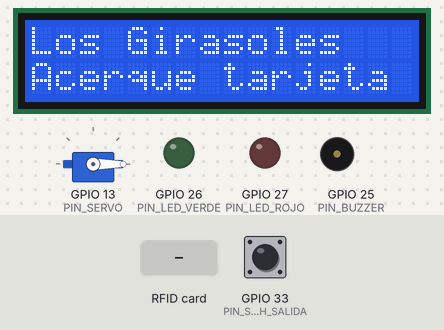
The program below on a simulated ESP32. Shown: 16×2 character LCD, servo, output pins drawn as LEDs (lit = HIGH), buzzer (waves = sounding, pin HIGH). Inputs (shaded band) come from the test bench; at power-on: GPIO 33 (PIN_SWITCH_SALIDA) HIGH. WiFi joins after 1.5 s; servers stay silent unless stated; uploads are accepted with an empty reply; not simulated (calls return 0 or success): secretos.h; what the program prints to the serial monitor is not drawn.

Above: at 3.1 s.
3.2 s: RFID card 5E 7A 19 C4 held to the reader
At 3.35 s:
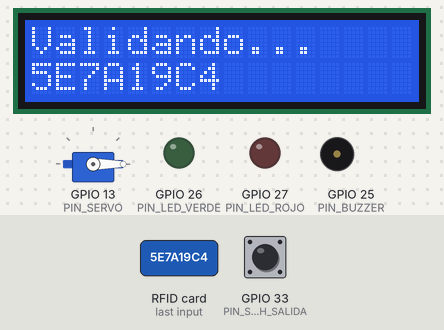
At 4.2 s:
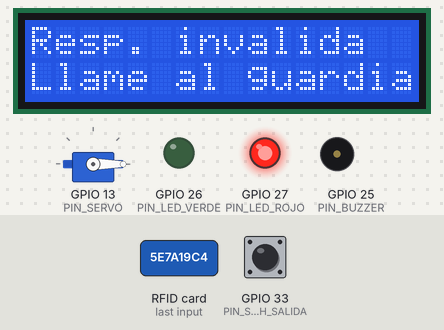
6.2 s: GPIO 33 (PIN_SWITCH_SALIDA) pulled LOW for 0.15 s
At 6.31 s:
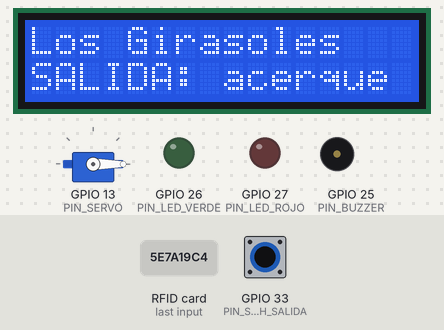
9.3 s: GPIO 33 (PIN_SWITCH_SALIDA) pulled LOW for 3.2 s
Timing chart, 0 to 12.3 s (numbered marks = the images above; inputs shaded):
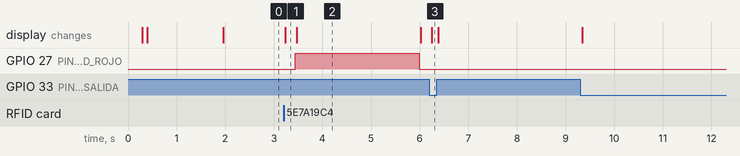

The program:

main.cpp
```cpp
/**
 * Garita de control de acceso - Club Residencial Los Girasoles de Huampaní
 * ESP32 + lector RFID RC522 + LCD 16x2 + tranquera (servo) + LEDs + zumbador
 *
 * Flujo:
 *   1. El socio acerca su tarjeta (o el guardia ingresa un QR por el monitor serial).
 *   2. El ESP32 envía la credencial al backend: POST /api/v1/accesos/validar.
 *   3. El backend decide, registra el intento en log_acceso y responde.
 *   4. Si es PERMITIDO se levanta la tranquera 5 s; si no, LED rojo y mensaje.
 *
 * Comandos por el monitor serial (útiles en la demo y en las pruebas):
 *   GIR1:xxxx   valida un QR dinámico (copiado de la app del socio)
 *   uid XXXX    simula acercar la tarjeta con ese UID
 *   estado      muestra la red y las métricas de latencia (evidencia del RNF02)
 *   ayuda       lista los comandos
 */
#include <Arduino.h>

#include "Barrera.h"
#include "ClienteApi.h"
#include "LectorRfid.h"
#include "Pantalla.h"
#include "Red.h"
#include "config.h"

// ============================================================ Módulos
Pantalla pantalla;
Barrera barrera;
LectorRfid lector;
Red red;
ClienteApi api;

// ============================================================ Estado
unsigned long mensajeHasta = 0;     // hasta cuándo se mantiene el mensaje del último acceso
String ultimoUid;                   // antirrebote: misma tarjeta frente al lector
unsigned long ultimoUidEn = 0;
String bufferSerial;

// Métricas de la sesión (evidencia del RNF02: latencia < 2000 ms)
struct Metricas {
  uint32_t total = 0, permitidos = 0, denegados = 0, errores = 0;
  uint32_t sumaMs = 0, minMs = UINT32_MAX, maxMs = 0, sobreUmbral = 0;

  void registrar(const RespuestaAcceso& r) {
    total++;
    if (r.veredicto == Veredicto::PERMITIDO) permitidos++;
    else if (r.veredicto == Veredicto::DENEGADO) denegados++;
    else { errores++; return; }  // los errores no cuentan para la latencia
    sumaMs += r.latenciaTotalMs;
    minMs = min(minMs, r.latenciaTotalMs);
    maxMs = max(maxMs, r.latenciaTotalMs);
    if (r.latenciaTotalMs >= 2000) sobreUmbral++;
  }

  void imprimir() const {
    const uint32_t medidas = permitidos + denegados;
    Serial.println(F("------------------------------------------------------------"));
    Serial.printf("[metricas] lecturas %u | permitidos %u | denegados %u | errores %u\n",
                  total, permitidos, denegados, errores);
    if (medidas > 0) {
      Serial.printf("[metricas] latencia total: promedio %u ms | min %u ms | max %u ms\n",
                    sumaMs / medidas, minMs, maxMs);
      Serial.printf("[metricas] RNF02 (< 2000 ms): %u de %u lecturas cumplen (%.1f %%)\n",
                    medidas - sobreUmbral, medidas, 100.0 * (medidas - sobreUmbral) / medidas);
    }
    Serial.println(F("------------------------------------------------------------"));
  }
} metricas;

// ============================================================ Utilidades
bool modoSalida() {
  // Interruptor con pull-up interno: conectado a GND (LOW) = SALIDA
  return digitalRead(PIN_SWITCH_SALIDA) == LOW;
}

void mostrarReposo() {
  if (!red.conectada()) {
    pantalla.mostrar("Sin WiFi", "Reconectando...");
    return;
  }
  pantalla.mostrar("Los Girasoles", modoSalida() ? "SALIDA: acerque" : "Acerque tarjeta");
}

void imprimirAyuda() {
  Serial.println(F("Comandos: 'GIR1:...' valida un QR | 'uid A1B2C3D4' simula una tarjeta | 'estado' | 'ayuda'"));
  Serial.println(F("Tarjetas del simulador: azul A1B2C3D4 (socio) | verde 11223344 (moroso, entra) |"));
  Serial.println(F("  amarilla 55667788 (personal) | roja AABBCCDD (perdida) | llavero C0FFEE99 (no registrada) |"));
  Serial.println(F("  tag NFC 04112233445566 (socio suspendido)"));
}

// ============================================================ Lógica principal
void procesarCredencial(const String& credencial, bool esQr) {
  const bool salida = modoSalida();
  pantalla.mostrar("Validando...", esQr ? "Codigo QR" : credencial);
  barrera.apagarIndicadores();

  const RespuestaAcceso r = api.validar(credencial, esQr, salida);
  metricas.registrar(r);

  // Registro legible y parseable en el monitor serial
  Serial.printf("[acceso] %s %s %s -> %s (HTTP %d) \"%s\" %s | total %u ms | servidor %u ms\n",
                esQr ? "QR" : "RFID",
                esQr ? (credencial.substring(0, 12) + "...").c_str() : credencial.c_str(),
                salida ? "SALIDA" : "ENTRADA",
                ClienteApi::nombre(r.veredicto), r.codigoHttp, r.mensaje.c_str(),
                r.persona.c_str(), r.latenciaTotalMs, r.latenciaServidorMs);

  switch (r.veredicto) {
    case Veredicto::PERMITIDO:
      barrera.abrir();
      pantalla.mostrar(salida ? "SALIDA OK" : "ACCESO PERMITIDO", r.mensaje);
      mensajeHasta = millis() + TIEMPO_APERTURA_MS;
      break;
    case Veredicto::DENEGADO:
      barrera.rechazar();
      pantalla.mostrar("ACCESO DENEGADO", r.mensaje);
      mensajeHasta = millis() + TIEMPO_MENSAJE_MS;
      break;
    default:  // fail-secure: la tranquera NO se abre
      barrera.alertaError();
      pantalla.mostrar(r.mensaje, "Llame al guardia");
      mensajeHasta = millis() + TIEMPO_MENSAJE_MS;
      break;
  }
}

void atenderSerial() {
  while (Serial.available()) {
    const char c = Serial.read();
    if (c != '\n' && c != '\r') {
      if (bufferSerial.length() < 200) bufferSerial += c;
      continue;
    }
    String comando = bufferSerial;
    bufferSerial = "";
    comando.trim();
    if (comando.isEmpty()) continue;

    if (comando.startsWith(PREFIJO_QR)) {
      procesarCredencial(comando, true);
    } else if (comando.startsWith("uid ")) {
      String uid = comando.substring(4);
      uid.trim();
      uid.replace(":", "");
      uid.toUpperCase();
      procesarCredencial(uid, false);
    } else if (comando == "estado") {
      Serial.printf("[estado] WiFi %s | IP %s | backend %s\n",
                    red.conectada() ? "conectado" : "desconectado", red.ip().c_str(), API_BASE_URL);
      metricas.imprimir();
    } else {
      imprimirAyuda();
    }
  }
}

// ============================================================ Arduino
void setup() {
  Serial.begin(VELOCIDAD_SERIAL);
  delay(200);
  Serial.println(F("\n=== Garita Los Girasoles de Huampani ==="));

  pinMode(PIN_SWITCH_SALIDA, INPUT_PULLUP);
  pantalla.iniciar();
  pantalla.mostrar("Los Girasoles", "Iniciando...");
  barrera.iniciar();

  if (lector.iniciar()) {
    Serial.printf("[rfid] RC522 listo (version 0x%02X)\n", lector.version());
  } else {
    Serial.printf("[rfid] ERROR: el RC522 no responde (version 0x%02X). Revisa el cableado SPI\n",
                  lector.version());
    pantalla.mostrar("Error lector", "Revisar cableado");
    barrera.alertaError();
  }

  pantalla.mostrar("Conectando WiFi", WIFI_SSID);
  red.conectar();
  Serial.printf("[api] Backend: %s%s\n", API_BASE_URL, API_RUTA_VALIDAR);
  imprimirAyuda();
  mostrarReposo();
}

void loop() {
  red.mantener();
  barrera.actualizar();
  atenderSerial();

  // Vuelve a la pantalla de reposo cuando termina el mensaje del último acceso
  if (mensajeHasta != 0 && (long)(millis() - mensajeHasta) >= 0) {
    mensajeHasta = 0;
    barrera.apagarIndicadores();
  }
  if (mensajeHasta == 0) mostrarReposo();

  String uid;
  if (lector.leer(uid)) {
    // Antirrebote: la misma tarjeta frente al lector no se valida dos veces seguidas
    if (uid == ultimoUid && millis() - ultimoUidEn < ANTIRREBOTE_TARJETA_MS) return;
    ultimoUid = uid;
    ultimoUidEn = millis();
    procesarCredencial(uid, false);
  }
}
```

Barrera.h
```cpp
/**
 * Barrera.h - Actuadores de la garita: tranquera (servo), LEDs y zumbador.
 * Todo es NO bloqueante: abrir() programa el cierre y actualizar() lo ejecuta,
 * así el lector sigue atendiendo tarjetas mientras la tranquera está arriba.
 */
#pragma once

#include <Arduino.h>
#include <ESP32Servo.h>
#include "config.h"

class Barrera {
 public:
  void iniciar();
  /** Acceso permitido: LED verde, pitido agudo y tranquera arriba por TIEMPO_APERTURA_MS. */
  void abrir();
  /** Acceso denegado: LED rojo y pitido grave largo. La tranquera no se mueve. */
  void rechazar();
  /** Error de comunicación: tres pitidos cortos y LED rojo. */
  void alertaError();
  /** Apaga los LEDs (vuelve al estado de reposo). */
  void apagarIndicadores();
  /** Debe llamarse en cada vuelta del loop(): cierra la tranquera y corta los pitidos a tiempo. */
  void actualizar();
  bool estaAbierta() const { return cierreEn_ != 0; }

 private:
  Servo servo_;
  ESP32PWM zumbador_;
  unsigned long cierreEn_ = 0;      // millis() en que debe cerrarse (0 = cerrada)
  unsigned long finPitidoEn_ = 0;   // millis() en que debe callarse el zumbador
  uint8_t pitidosPendientes_ = 0;   // para la alerta de error (pitidos intermitentes)
  unsigned long siguientePitidoEn_ = 0;

  void pitido(double frecuenciaHz, unsigned long duracionMs);
  void silenciar();
};
```

ClienteApi.h
```cpp
/**
 * ClienteApi.h - Comunicación con el backend: POST /api/v1/accesos/validar
 *
 * Política FAIL-SECURE: ante cualquier error de red o del servidor la respuesta
 * es "no abrir". El guardia puede validar manualmente desde su celular.
 */
#pragma once

#include <Arduino.h>
#include "config.h"

enum class Veredicto {
  PERMITIDO,       // HTTP 200
  DENEGADO,        // HTTP 403: credencial rechazada por una regla de negocio
  ERROR_RED,       // sin WiFi, timeout o servidor inalcanzable
  ERROR_SERVIDOR,  // respuesta inesperada (401 garita no autorizada, 5xx...)
};

struct RespuestaAcceso {
  Veredicto veredicto = Veredicto::ERROR_RED;
  int codigoHttp = 0;
  String mensaje;               // texto corto para el LCD (máx. 16 caracteres)
  String persona;               // nombre completo (solo para el monitor serial)
  String tipo;                  // SOCIO, TRABAJADOR, INVITADO, DESCONOCIDO
  uint32_t latenciaTotalMs = 0;     // medida en el ESP32: ida y vuelta completa (RNF02)
  uint32_t latenciaServidorMs = 0;  // reportada por el backend: solo la decisión
};

class ClienteApi {
 public:
  /**
   * @param credencial UID de la tarjeta ("A1B2C3D4") o contenido del QR ("GIR1:...")
   * @param esQr       true si la credencial viene de un código QR
   * @param salida     true si la persona está saliendo del club
   */
  RespuestaAcceso validar(const String& credencial, bool esQr, bool salida);

  static const char* nombre(Veredicto v);
};
```

LectorRfid.h
```cpp
/**
 * LectorRfid.h - Lector RC522 (MIFARE 13.56 MHz) por SPI.
 * Entrega el UID de la tarjeta en hexadecimal y mayúsculas: "A1B2C3D4".
 * Soporta UIDs de 4 bytes (MIFARE Classic) y 7 bytes (NFC / Ultralight).
 */
#pragma once

#include <Arduino.h>
#include <MFRC522.h>
#include "config.h"

class LectorRfid {
 public:
  LectorRfid();
  /** Inicializa el bus SPI y el lector. Devuelve false si el RC522 no responde (cableado). */
  bool iniciar();
  /** Si hay una tarjeta nueva frente al lector, escribe su UID en `uid` y devuelve true. */
  bool leer(String& uid);
  /** Versión de firmware reportada por el chip (0x91/0x92 en un RC522 real). */
  byte version() const { return version_; }

 private:
  MFRC522 mfrc_;
  byte version_ = 0;
};
```

Pantalla.h
```cpp
/**
 * Pantalla.h - LCD 16x2 por I2C de la garita.
 * Solo redibuja cuando el texto cambia (evita parpadeos en el loop).
 */
#pragma once

#include <Arduino.h>
#include <LiquidCrystal_I2C.h>
#include "config.h"

class Pantalla {
 public:
  Pantalla();
  void iniciar();
  /** Muestra dos líneas. Recorta a 16 caracteres y quita tildes (el HD44780 no las tiene). */
  void mostrar(const String& linea1, const String& linea2 = "");

  /** Convierte texto UTF-8 a ASCII simple: 'José Peña' -> 'Jose Pena'. */
  static String sinTildes(const String& texto);

 private:
  LiquidCrystal_I2C lcd_;
  String linea1_;
  String linea2_;
  static String ajustar(const String& texto);
};
```

Red.h
```cpp
/**
 * Red.h - Conexión WiFi con reconexión automática no bloqueante.
 */
#pragma once

#include <Arduino.h>
#include <WiFi.h>
#include "config.h"

class Red {
 public:
  /** Conecta al inicio, esperando como máximo WIFI_TIMEOUT_MS. */
  bool conectar();
  /** Llamar en cada loop(): si se perdió la conexión, reintenta cada WIFI_REINTENTO_MS. */
  void mantener();
  bool conectada() const { return WiFi.status() == WL_CONNECTED; }
  String ip() const { return WiFi.localIP().toString(); }

 private:
  unsigned long ultimoIntento_ = 0;
  bool estabaConectada_ = false;
};
```

Barrera.cpp
```cpp
#include "Barrera.h"

void Barrera::iniciar() {
  pinMode(PIN_LED_VERDE, OUTPUT);
  pinMode(PIN_LED_ROJO, OUTPUT);
  apagarIndicadores();

  // ESP32Servo y el zumbador comparten el periférico PWM (LEDC):
  // se reservan los temporizadores para que no se pisen entre sí.
  ESP32PWM::allocateTimer(0);
  ESP32PWM::allocateTimer(1);

  servo_.setPeriodHertz(50);              // servo estándar: 50 Hz
  servo_.attach(PIN_SERVO, 500, 2400);    // pulso mínimo y máximo en microsegundos
  servo_.write(ANGULO_CERRADA);

  zumbador_.attachPin(PIN_BUZZER, 2000, 10);  // 2 kHz, resolución de 10 bits
  silenciar();
}

void Barrera::abrir() {
  digitalWrite(PIN_LED_ROJO, LOW);
  digitalWrite(PIN_LED_VERDE, HIGH);
  servo_.write(ANGULO_ABIERTA);
  cierreEn_ = millis() + TIEMPO_APERTURA_MS;
  pitido(1800, 150);
}

void Barrera::rechazar() {
  digitalWrite(PIN_LED_VERDE, LOW);
  digitalWrite(PIN_LED_ROJO, HIGH);
  pitido(400, 700);
}

void Barrera::alertaError() {
  digitalWrite(PIN_LED_VERDE, LOW);
  digitalWrite(PIN_LED_ROJO, HIGH);
  pitidosPendientes_ = 3;
  siguientePitidoEn_ = millis();
}

void Barrera::apagarIndicadores() {
  digitalWrite(PIN_LED_VERDE, LOW);
  digitalWrite(PIN_LED_ROJO, LOW);
}

void Barrera::actualizar() {
  const unsigned long ahora = millis();

  // Cierre automático de la tranquera
  if (cierreEn_ != 0 && (long)(ahora - cierreEn_) >= 0) {
    servo_.write(ANGULO_CERRADA);
    digitalWrite(PIN_LED_VERDE, LOW);
    cierreEn_ = 0;
  }

  // Fin del pitido en curso
  if (finPitidoEn_ != 0 && (long)(ahora - finPitidoEn_) >= 0) {
    silenciar();
  }

  // Secuencia de pitidos de error: 3 x (120 ms sonido + 120 ms silencio)
  if (pitidosPendientes_ > 0 && finPitidoEn_ == 0 && (long)(ahora - siguientePitidoEn_) >= 0) {
    pitido(900, 120);
    pitidosPendientes_--;
    siguientePitidoEn_ = ahora + 240;
  }
}

void Barrera::pitido(double frecuenciaHz, unsigned long duracionMs) {
  zumbador_.writeTone(frecuenciaHz);
  finPitidoEn_ = millis() + duracionMs;
}

void Barrera::silenciar() {
  zumbador_.write(0);  // ciclo de trabajo 0 = sin sonido
  finPitidoEn_ = 0;
}
```

ClienteApi.cpp
```cpp
#include "ClienteApi.h"

#include <ArduinoJson.h>
#include <HTTPClient.h>
#include <WiFi.h>

#include "secretos.h"

RespuestaAcceso ClienteApi::validar(const String& credencial, bool esQr, bool salida) {
  RespuestaAcceso r;
  const unsigned long inicio = millis();

  if (WiFi.status() != WL_CONNECTED) {
    r.veredicto = Veredicto::ERROR_RED;
    r.mensaje = "Sin conexion";
    return r;
  }

  // ---- Cuerpo de la solicitud
  JsonDocument cuerpo;
  if (esQr) {
    cuerpo["metodo"] = "QR";
    cuerpo["credencial"] = credencial;
  } else {
    cuerpo["metodo"] = "RFID";
    cuerpo["uid"] = credencial;
  }
  cuerpo["direccion"] = salida ? "SALIDA" : "ENTRADA";
  String json;
  serializeJson(cuerpo, json);

  // ---- Envío
  WiFiClient conexion;
  HTTPClient http;
  http.setConnectTimeout(HTTP_TIMEOUT_MS);
  http.setTimeout(HTTP_TIMEOUT_MS);

  if (!http.begin(conexion, String(API_BASE_URL) + API_RUTA_VALIDAR)) {
    r.veredicto = Veredicto::ERROR_RED;
    r.mensaje = "URL invalida";
    return r;
  }
  http.addHeader("Content-Type", "application/json");
  http.addHeader("X-Device-Key", DEVICE_API_KEY);

  r.codigoHttp = http.POST(json);
  r.latenciaTotalMs = millis() - inicio;

  // ---- Interpretación
  if (r.codigoHttp <= 0) {
    // Códigos negativos de HTTPClient: conexión rechazada, timeout, etc.
    Serial.printf("[api] Error de red: %s\n", HTTPClient::errorToString(r.codigoHttp).c_str());
    r.veredicto = Veredicto::ERROR_RED;
    r.mensaje = "Servidor caido";
    http.end();
    return r;
  }

  const String respuesta = http.getString();
  http.end();

  if (r.codigoHttp != 200 && r.codigoHttp != 403) {
    Serial.printf("[api] Respuesta inesperada %d: %s\n", r.codigoHttp, respuesta.c_str());
    r.veredicto = Veredicto::ERROR_SERVIDOR;
    r.mensaje = r.codigoHttp == 401 ? "Garita sin clave" : "Error servidor";
    return r;
  }

  JsonDocument datos;
  const DeserializationError error = deserializeJson(datos, respuesta);
  if (error) {
    Serial.printf("[api] JSON inválido: %s\n", error.c_str());
    r.veredicto = Veredicto::ERROR_SERVIDOR;
    r.mensaje = "Resp. invalida";
    return r;
  }

  // El código HTTP manda; el campo 'permitido' se usa como doble verificación.
  const bool permitido = r.codigoHttp == 200 && (datos["permitido"] | false);
  r.veredicto = permitido ? Veredicto::PERMITIDO : Veredicto::DENEGADO;
  r.mensaje = datos["mensaje"] | (permitido ? "Bienvenido" : "Denegado");
  r.persona = datos["persona"] | "";
  r.tipo = datos["tipo"] | "";
  r.latenciaServidorMs = datos["latencia_ms"] | 0;
  return r;
}

const char* ClienteApi::nombre(Veredicto v) {
  switch (v) {
    case Veredicto::PERMITIDO:      return "PERMITIDO";
    case Veredicto::DENEGADO:       return "DENEGADO";
    case Veredicto::ERROR_RED:      return "ERROR_RED";
    case Veredicto::ERROR_SERVIDOR: return "ERROR_SERVIDOR";
  }
  return "?";
}
```

LectorRfid.cpp
```cpp
#include "LectorRfid.h"

#include <SPI.h>

LectorRfid::LectorRfid() : mfrc_(PIN_RFID_SS, PIN_RFID_RST) {}

bool LectorRfid::iniciar() {
  SPI.begin();  // VSPI: SCK 18, MISO 19, MOSI 23
  mfrc_.PCD_Init();
  delay(10);
  version_ = mfrc_.PCD_ReadRegister(MFRC522::VersionReg);
  // 0x00 o 0xFF indican que no hay comunicación SPI (cable suelto o pin equivocado)
  return version_ != 0x00 && version_ != 0xFF;
}

bool LectorRfid::leer(String& uid) {
  if (!mfrc_.PICC_IsNewCardPresent() || !mfrc_.PICC_ReadCardSerial()) return false;

  uid = "";
  for (byte i = 0; i < mfrc_.uid.size; i++) {
    if (mfrc_.uid.uidByte[i] < 0x10) uid += '0';
    uid += String(mfrc_.uid.uidByte[i], HEX);
  }
  uid.toUpperCase();

  mfrc_.PICC_HaltA();       // detiene la tarjeta para no leerla en bucle
  mfrc_.PCD_StopCrypto1();  // libera el canal cifrado (por si se autenticó un bloque)
  return true;
}
```

Source omitted: Pantalla.cpp (1454 bytes), Red.cpp (1182 bytes), config.h (2222 bytes)

Measured:
- after the input at 3.2 s, GPIO 27 (PIN_LED_ROJO): LOW → HIGH after 0.24 s, → LOW 2.5 s later; the display: changes at once (image 1)
- after the input at 6.2 s, the display: changes after 0.05 s (image 3)
- what the display in image 2 shows lasts 2.5 s, from 3.5 s to 6.0 s
